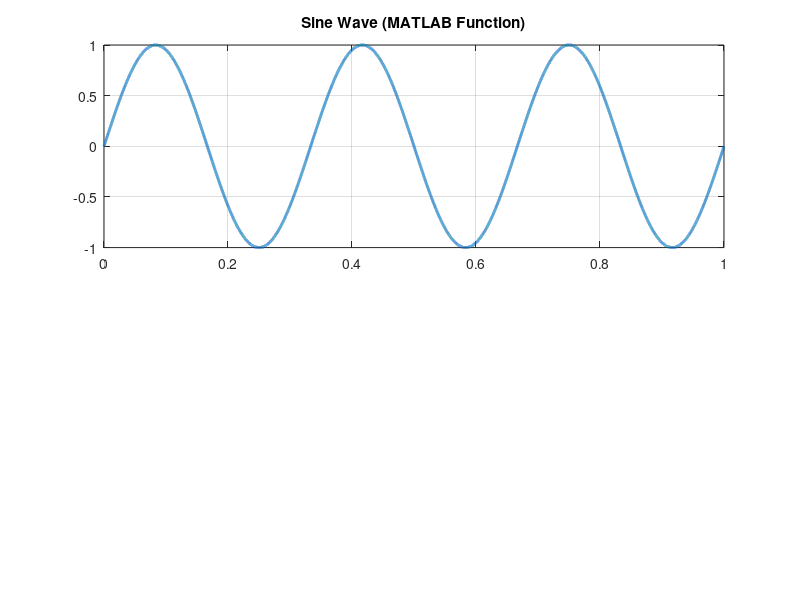
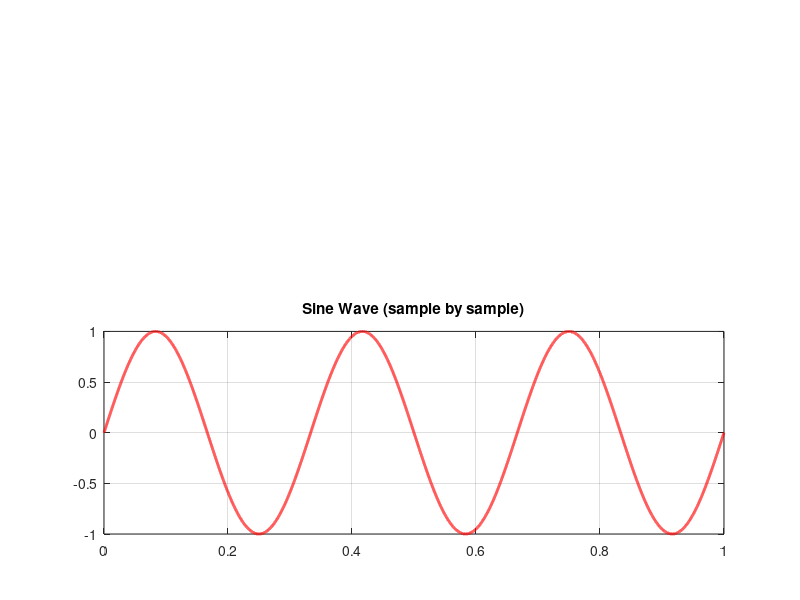

The MATLAB script that drew these images, in order:
%% This is a sine wave generation script

%Generate a sine wave using a MATLAB function

Fs = 44100; %sampling rate
f = 3; %frequency (Hz)
Ts = 1/Fs; 
t = 0:Ts:1;

sineWave = sin(2 * pi * f * t); %sine wave 
subplot(2, 1, 1) %subplot 1
plot(t, sineWave, 'linewidth', 2)
title('Sine Wave (MATLAB Function)')
grid on


%% Generate a sine wave sample by sample

y = zeros(1, 44100);

for n = 1:Fs + 1
    %we require a new sample every 1/Fs seconds
    %that's every 0.00002267573 seconds
    y(n) = sin(2 * pi * n * f/Fs);
end

figure(2)
subplot(2, 1, 2)
plot(t,y, 'r', 'linewidth', 2)
title('Sine Wave (sample by sample)')
grid on
